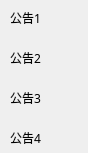
    <widget class="QWidget" name="scrollAreaWidgetContents_6">
     <property name="geometry">
      <rect>
       <x>0</x>
       <y>73</y>
       <width>88</width>
       <height>153</height>
      </rect>
     </property>
     <widget class="QLabel" name="label_22">
      <property name="geometry">
       <rect>
        <x>10</x>
        <y>10</y>
        <width>61</width>
        <height>16</height>
       </rect>
      </property>
      <property name="font">
       <font>
        <family>黑体</family>
       </font>
      </property>
      <property name="text">
       <string>公告1</string>
      </property>
     </widget>
     <widget class="QLabel" name="label_23">
      <property name="geometry">
       <rect>
        <x>10</x>
        <y>50</y>
        <width>72</width>
        <height>15</height>
       </rect>
      </property>
      <property name="font">
       <font>
        <family>黑体</family>
       </font>
      </property>
      <property name="text">
       <string>公告2</string>
      </property>
     </widget>
     <widget class="QLabel" name="label_24">
      <property name="geometry">
       <rect>
        <x>10</x>
        <y>130</y>
        <width>72</width>
        <height>15</height>
       </rect>
      </property>
      <property name="font">
       <font>
        <family>黑体</family>
       </font>
      </property>
      <property name="text">
       <string>公告4</string>
      </property>
     </widget>
     <widget class="QLabel" name="label_25">
      <property name="geometry">
       <rect>
        <x>10</x>
        <y>90</y>
        <width>72</width>
        <height>15</height>
       </rect>
      </property>
      <property name="font">
       <font>
        <family>黑体</family>
       </font>
      </property>
      <property name="text">
       <string>公告3</string>
      </property>
     </widget>
    </widget>
